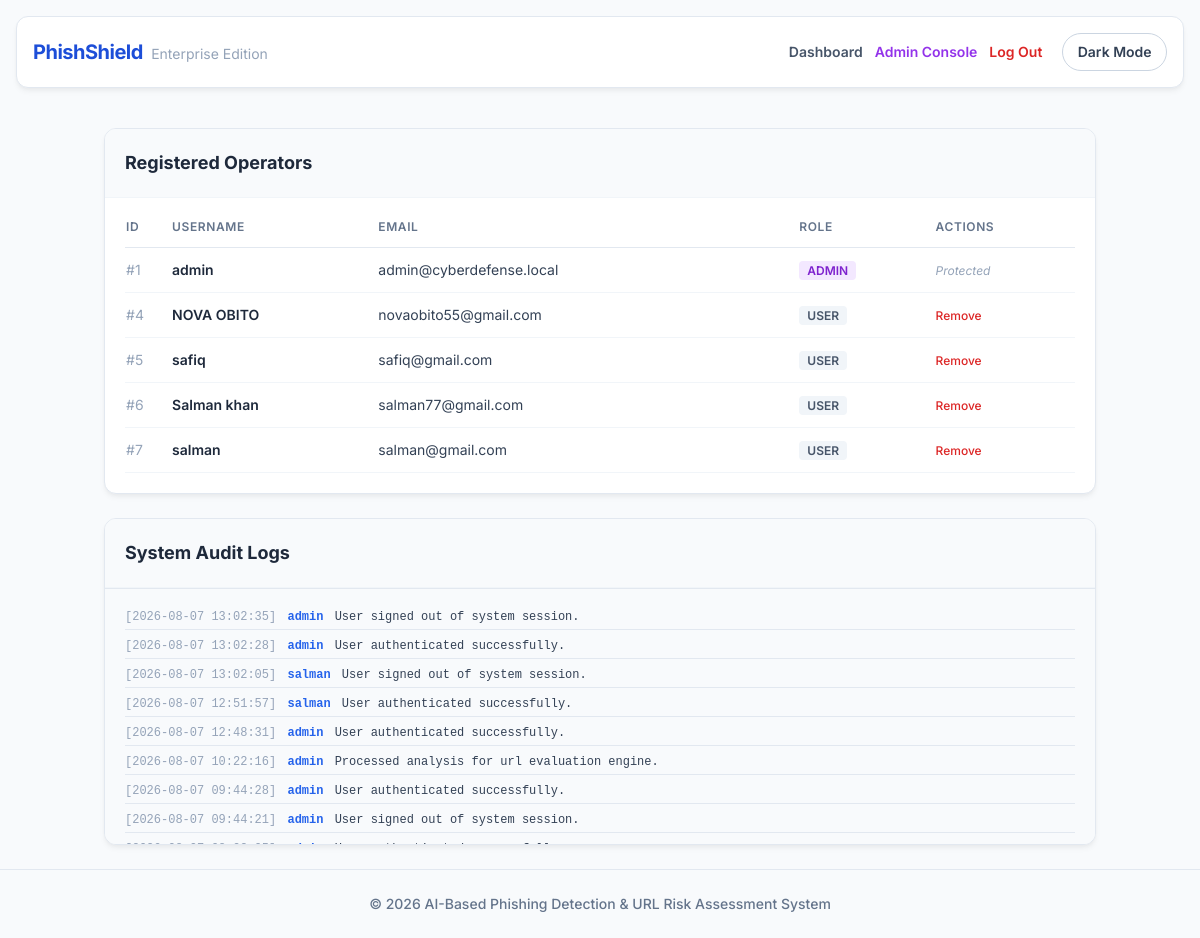
Page /admin (signed in) on the earlier database version.
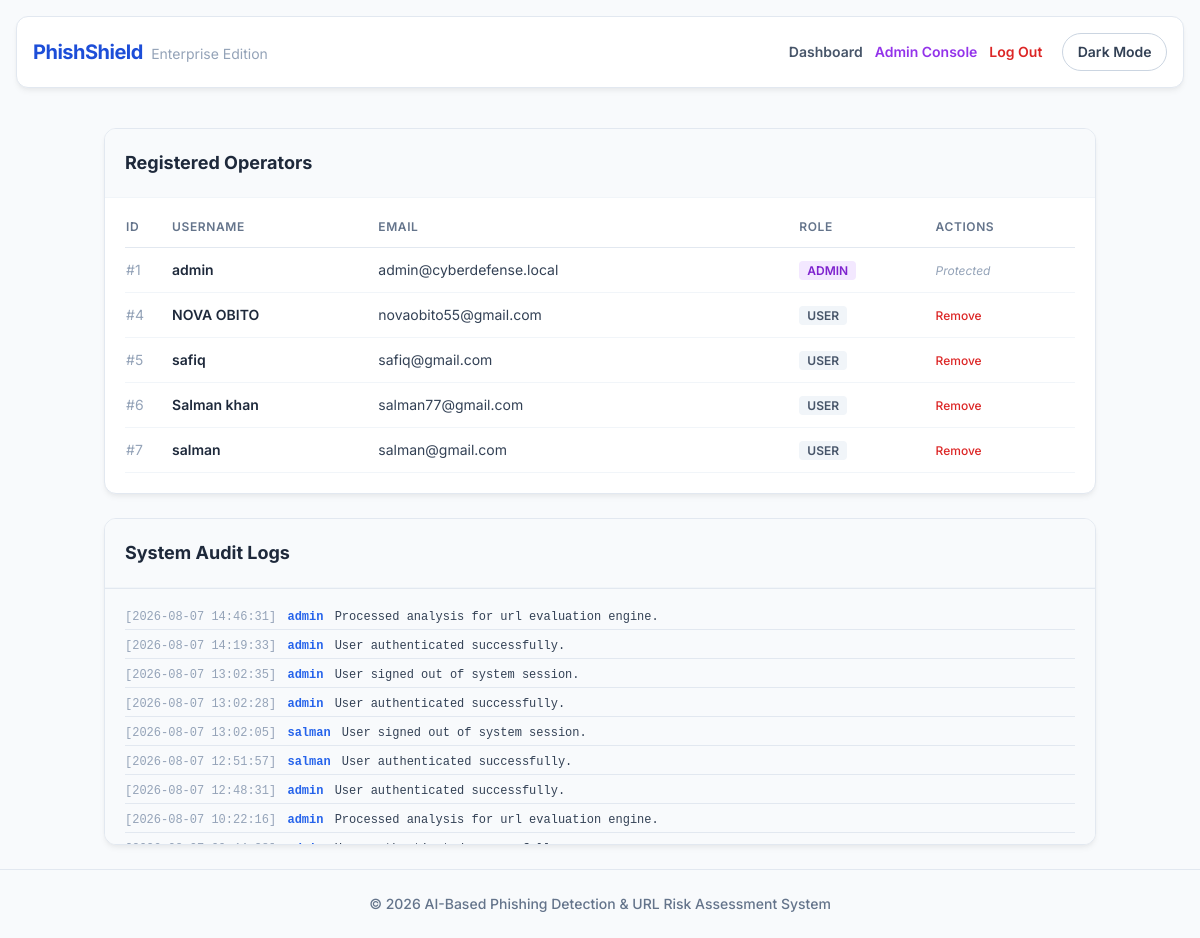
Same page on the later database version.
### tables this page shows
CREATE TABLE users (
            id INTEGER PRIMARY KEY AUTOINCREMENT,
            username TEXT UNIQUE NOT NULL,
            email TEXT UNIQUE NOT NULL,
            password TEXT NOT NULL,
            role TEXT DEFAULT 'user'
        );

CREATE TABLE logs (
            id INTEGER PRIMARY KEY AUTOINCREMENT,
            user_id INTEGER,
            action TEXT,
            timestamp DATETIME DEFAULT CURRENT_TIMESTAMP
        );

### app.py (the view)
@app.route('/admin')
def admin_panel():
    if 'role' not in session or session['role'] != 'admin':
        return "Access Violation. Privileged personnel authorization vector required.", 403
    conn = get_db()
    c = conn.cursor()
    c.execute("SELECT id, username, email, role FROM users")
    all_users = c.fetchall()
    c.execute('''
        SELECT logs.id, users.username, logs.action, logs.timestamp
        FROM logs LEFT JOIN users ON logs.user_id = users.id
        ORDER BY logs.timestamp DESC LIMIT 50
    ''')
    system_logs = c.fetchall()
    conn.close()
    return render_template('admin.html', users=all_users, logs=system_logs)

### app.py (called while the page is built)
def get_db():
    conn = sqlite3.connect(DB_PATH, timeout=15)
    conn.execute("PRAGMA journal_mode=WAL;")
    conn.execute("PRAGMA busy_timeout=15000;")
    return conn

### templates/admin.html
{% extends 'layout.html' %}
{% block content %}
<div class="space-y-6">
    <div class="card p-0 overflow-hidden">
        <div class="p-5 border-b border-slate-100 bg-slate-50">
            <h2 class="text-lg font-bold text-slate-800">Registered Operators</h2>
        </div>
        <div class="p-5">
            <table class="w-full text-left text-sm">
                <thead>
                    <tr class="text-slate-500 uppercase text-xs tracking-wider border-b border-slate-200">
                        <th class="pb-3 font-semibold">ID</th>
                        <th class="pb-3 font-semibold">Username</th>
                        <th class="pb-3 font-semibold">Email</th>
                        <th class="pb-3 font-semibold">Role</th>
                        <th class="pb-3 font-semibold">Actions</th>
                    </tr>
                </thead>
                <tbody class="text-slate-700">
                    {% for user in users %}
                    <tr class="border-b border-slate-100">
                        <td class="py-3 text-slate-400">#{{ user[0] }}</td>
                        <td class="py-3 font-semibold text-slate-800">{{ user[1] }}</td>
                        <td class="py-3">{{ user[2] }}</td>
                        <td class="py-3">
                            <span class="px-2 py-0.5 rounded text-xs font-semibold {% if user[3] == 'admin' %}bg-purple-100 text-purple-700{% else %}bg-slate-100 text-slate-600{% endif %}">
                                {{ user[3] | upper }}
                            </span>
                        </td>
                        <td class="py-3">
                            {% if user[3] != 'admin' %}
                            <a href="{{ url_for('delete_user', user_id=user[0]) }}" class="text-red-600 hover:text-red-800 font-medium text-xs">Remove</a>
                            {% else %}
                            <span class="text-slate-400 text-xs italic">Protected</span>
                            {% endif %}
                        </td>
                    </tr>
                    {% endfor %}
                </tbody>
            </table>
        </div>
    </div>
    <div class="card p-0 overflow-hidden">
        <div class="p-5 border-b border-slate-100 bg-slate-50">
            <h2 class="text-lg font-bold text-slate-800">System Audit Logs</h2>
        </div>
        <div class="p-5 bg-slate-50 h-64 overflow-y-auto font-mono text-xs text-slate-600 space-y-2 border-t border-slate-200">
            {% for log in logs %}
            <div class="border-b border-slate-200 pb-1">
                <span class="text-slate-400">[{{ log[3] }}]</span>
                <span class="text-blue-600 font-semibold mx-1">{{ log[1] or "SYSTEM" }}</span>
                <span class="text-slate-700">{{ log[2] }}</span>
            </div>
            {% endfor %}
        </div>
    </div>
</div>
{% endblock %}

### templates/layout.html (shortened to what this page needs)
<!DOCTYPE html>
<html lang="en">
<head>
    <script src="https://cdn.tailwindcss.com"></script>
</head>
<body class="min-h-screen flex flex-col justify-between">
    <nav class="card mx-4 my-4 p-4 flex flex-col md:flex-row justify-between items-start md:items-center gap-4">
        <a href="#" class="text-xl font-bold tracking-tight text-blue-700">
            PhishShield <span class="text-slate-400 font-normal ml-1 text-sm tracking-normal">Enterprise Edition</span>
        </a>
        <div class="flex flex-col sm:flex-row sm:items-center sm:space-x-5 space-y-3 sm:space-y-0 text-sm font-semibold">
            {% if session.get('user_id') %}
                <div class="flex flex-wrap gap-3 items-center">
                    <a href="{{ url_for('dashboard') }}" class="text-slate-600 hover:text-blue-600 transition">Dashboard</a>
                    {% if session.get('role') == 'admin' %}
                        <a href="{{ url_for('admin_panel') }}" class="text-purple-600 hover:text-purple-700 transition">Admin Console</a>
                    {% endif %}
                    <a href="{{ url_for('logout') }}" class="text-red-600 hover:text-red-700 transition">Log Out</a>
                </div>
            {% else %}
                <div class="flex flex-wrap gap-3 items-center">
                    <a href="{{ url_for('login') }}" class="text-slate-600 hover:text-blue-600 transition">Login</a>
                    <a href="{{ url_for('register') }}" class="text-slate-600 hover:text-blue-600 transition">Register</a>
                </div>
            {% endif %}
            <button type="button" id="themeToggle" class="theme-toggle-btn" aria-label="Toggle theme">Theme</button>
        </div>
    </nav>
    <main class="flex-grow container mx-auto px-4 py-6">
        {% block content %}{% endblock %}
    </main>
    <footer class="text-center p-6 border-t border-slate-200 text-sm text-slate-500 font-medium">
        &copy; 2026 AI-Based Phishing Detection & URL Risk Assessment System
    </footer>
</body>
</html>

### templates/layout.html (style rules this page uses)
:root { --bg: #f8fafc; --text: #334155; --muted: #64748b; --card: #ffffff; --surface: #f8fafc; --border: #e2e8f0; --input-bg: #f8fafc; --input-border: #cbd5e1; --input-text: #0f172a; --nav-bg: #ffffff; --footer-bg: #ffffff; --alert-success-bg: #ecfdf5; --alert-success-text: #166534; --alert-success-border: #d1fae5; --alert-danger-bg: #fef2f2; --alert-danger-text: #991b1b; --alert-danger-border: #fecaca; --toggle-bg: transparent; --toggle-border: #cbd5e1; --toggle-text: #334155; }
body { background-color: var(--bg); color: var(--text); font-family: 'Inter', sans-serif; }
.card { background-color: var(--card); border-radius: 0.75rem; box-shadow: 0 4px 6px -1px rgba(0, 0, 0, 0.05), 0 2px 4px -1px rgba(0, 0, 0, 0.03); border: 1px solid var(--border); }
.theme-toggle-btn { border: 1px solid var(--toggle-border); background-color: var(--toggle-bg); color: var(--toggle-text); border-radius: 9999px; padding: 0.5rem 0.9rem; font-size: 0.875rem; font-weight: 600; transition: background-color 0.2s ease, border-color 0.2s ease, color 0.2s ease; }

Differences in the rows shown:
no longer on this page (row unchanged): logs: timestamp "2026-08-07 09:44:28", username "admin", action "User authenticated successfully."
no longer on this page (row unchanged): logs: timestamp "2026-08-07 09:44:21", username "admin", action "User signed out of system session."
added logs: timestamp "2026-08-07 14:46:31", username "admin", action "Processed analysis for url evaluation engine."
added logs: timestamp "2026-08-07 14:19:33", username "admin", action "User authenticated successfully."
